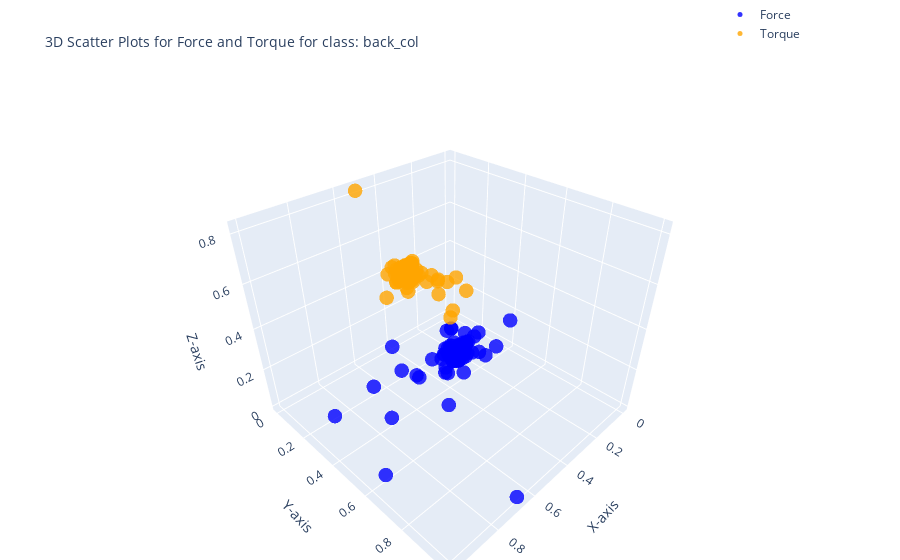

Write notebook code for a chart like this one.
### Code cell
import plotly.graph_objects as go
class_name = unique_classes[1]
df_fr_collision=class_dfs[class_name]
# 3D scatter plot for Force (Fx, Fy, Fz)
force_plot = go.Scatter3d(
    x=df_fr_collision['Fx'],
    y=df_fr_collision['Fy'],
    z=df_fr_collision['Fz'],
    mode='markers',
    marker=dict(size=5, color='blue', opacity=0.8),
    name='Force'
)

# 3D scatter plot for Torque (Tx, Ty, Tz)
torque_plot = go.Scatter3d(
    x=df_fr_collision['Tx'],
    y=df_fr_collision['Ty'],
    z=df_fr_collision['Tz'],
    mode='markers',
    marker=dict(size=5, color='orange', opacity=0.8),
    name='Torque'
)

# Create subplots
fig = go.Figure()

# Add Force plot
fig.add_trace(force_plot)
fig.add_trace(torque_plot)

# Layout settings
fig.update_layout(
    title='3D Scatter Plots for Force and Torque for class: ' + class_name,
    title_font=dict(size=14),  # Change the title font size
    scene=dict(
        xaxis_title='X-axis',
        yaxis_title='Y-axis',
        zaxis_title='Z-axis'
    ),
    legend=dict(x=0.8, y=1.2),
    margin=dict(l=0, r=0, b=0, t=40)
)

fig.show()
